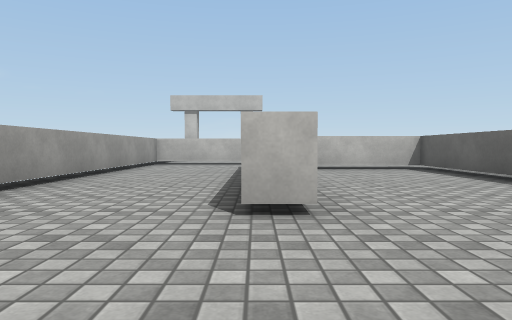
[1] (above)

21 first-person views from a walk through a scene from a Unity 3-D project. The camera is 0.26 m above the floor, tilts 2° down and sees 70° across. The floor is counted in squares, 0.5 m on a side. Each view is taken from the middle of a square. On the plan, view 1 faces up. The plan holds only what a view shows up to about 9 squares ahead; the rest is blank. Surface patterns are stand-ins for the level's own textures.

[2]
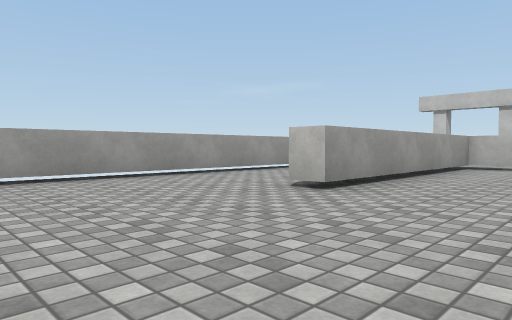

[3]
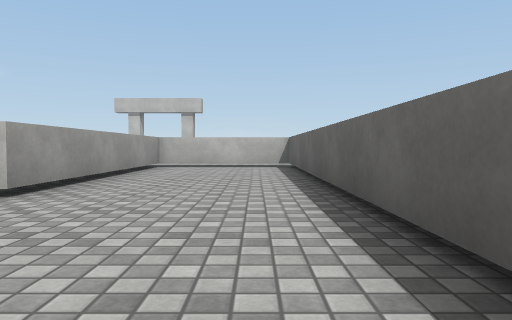

[4]
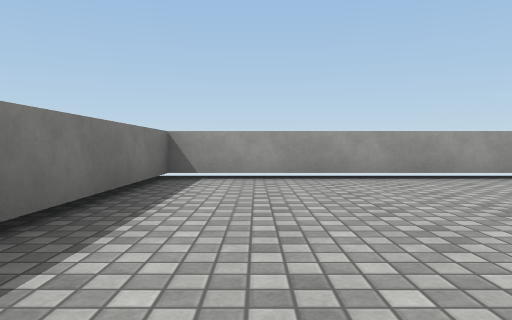

[5]
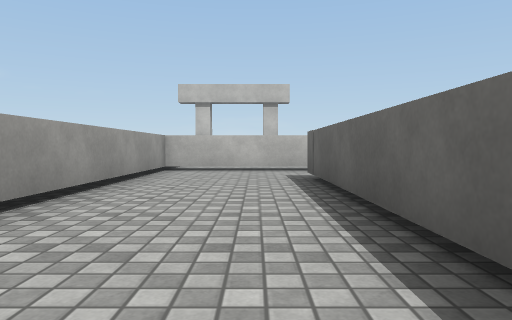

[6]
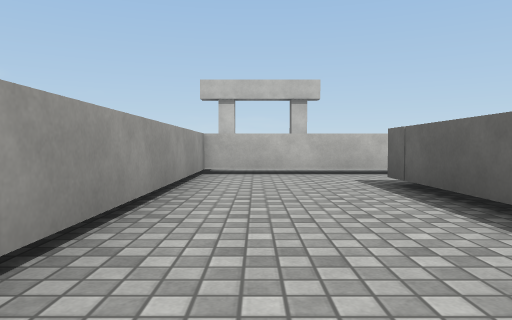

[7]
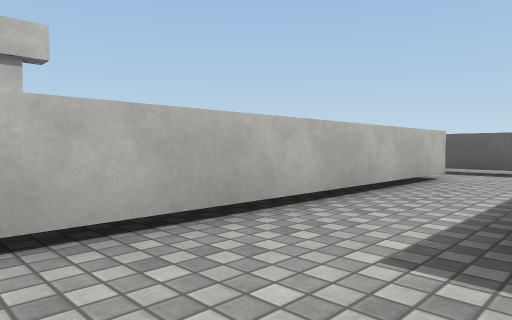

[8]
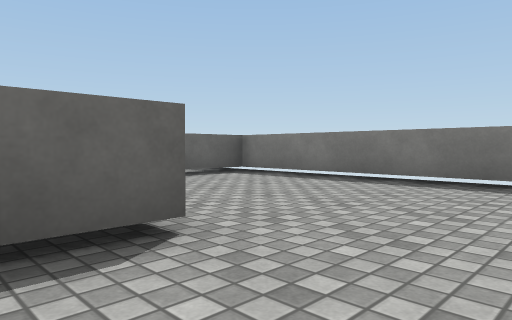

[9]
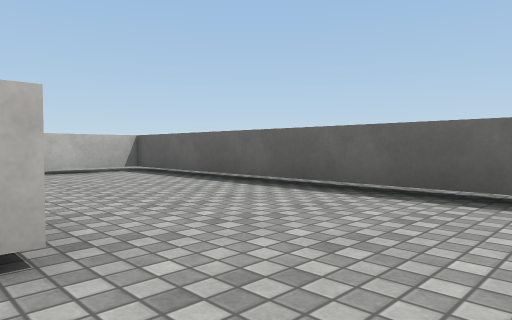

[10]
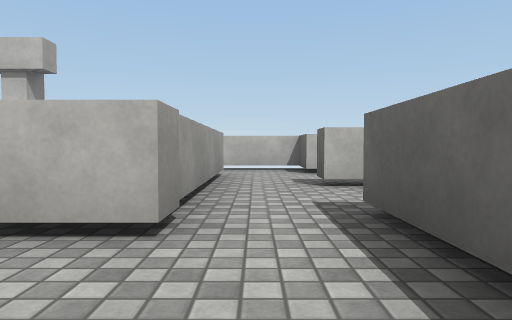

[11]
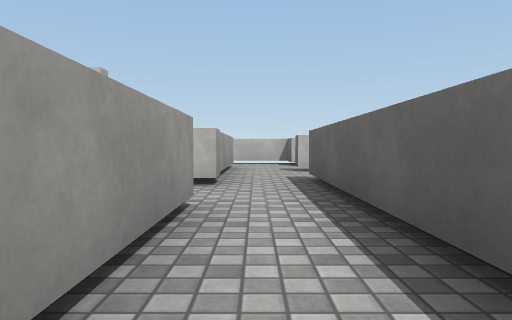

[12]
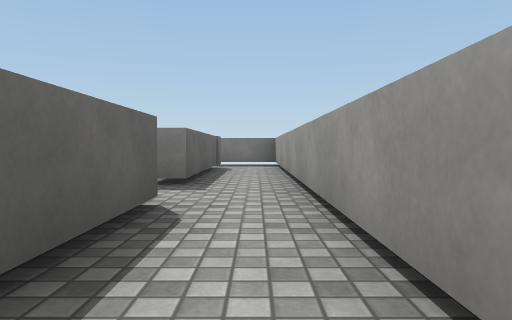

[13]
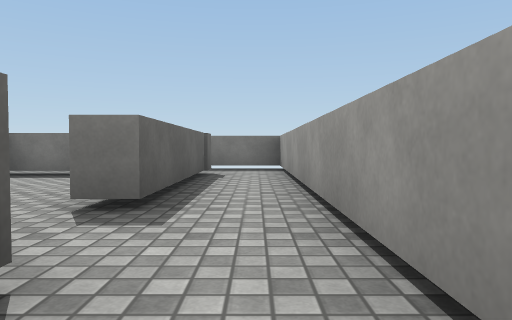

[14]
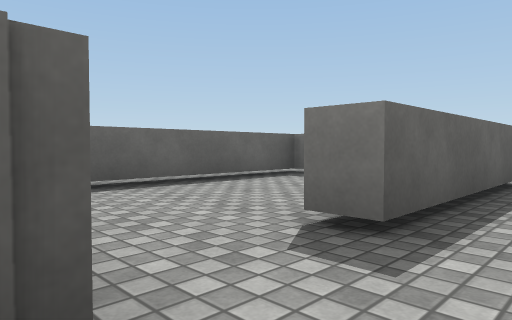

[15]
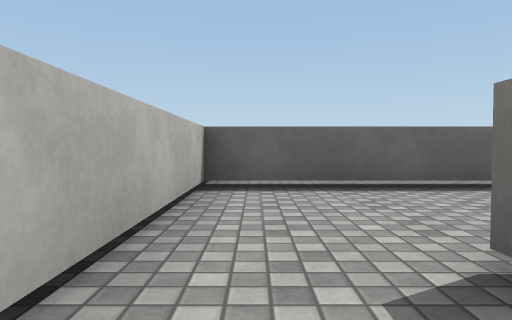

[16]
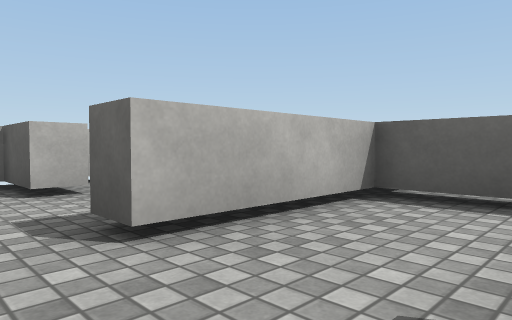

[17]
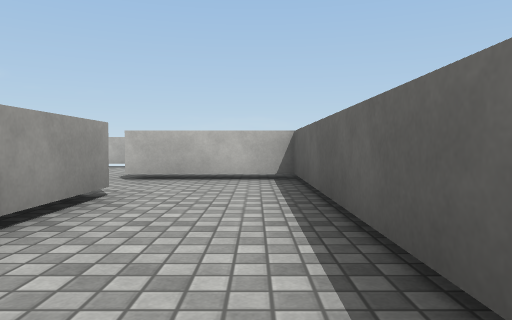

[18]
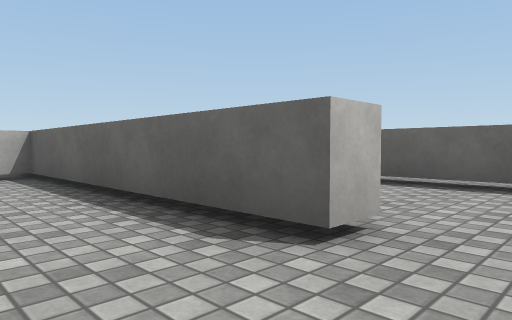

[19]
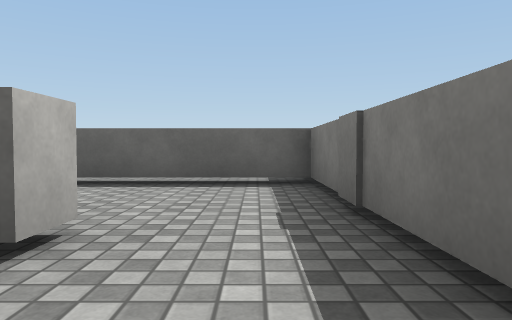

[20]
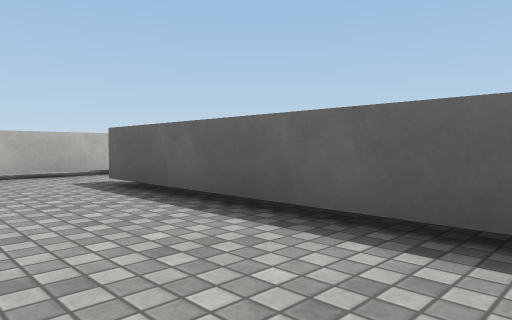

[21]
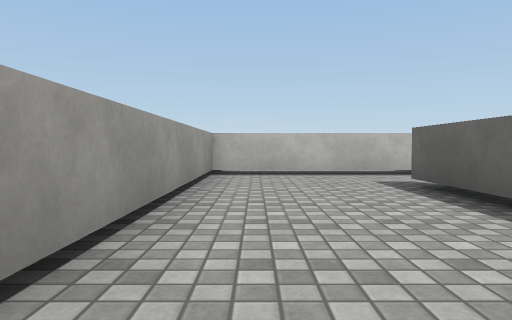

### Floor plan
Key: @ floor where view 1 was taken; # wall or solid block; . floor; T thing the floor can be seen under or through; B block.
Columns run from 3 left of view 1 to 13 right of it. Each row starts with its distance up from view 1.
 18        ####
 17        ..B.
 16        ..B.
 15        #.... ....
 14        #.####TTTT
 13  ....  #....#....
 12  ....  #....#..#
 11 #TTTT###.#..#..#
 10 #........#..#..#
  9 #..#####.#..#..#
  8 #..#...#.#.....#
  7 #..#...T.#.....#
  6 #..#...T.#######
  5 #..#...T.....T.
  4 #..#...T.#...T.
  3 #..#...T.#...T.
  2 #......T.#...T.
  1 #......T.# ..#.
  0 #..@...T.#####.
 -1 #......T..  ..
 -2 ##########

Positions as (right, up) in squares from view 1, and headings:
1: (0, 0), facing up
2: (3, -1), facing up-left
3: (3, -1), facing up
4: (3, 0), facing left
5: (-1, 3), facing up
6: (-2, 4), facing up
7: (-2, 9), facing up-right
8: (-2, 4), facing down-right
9: (0, 1), facing up-right
10: (5, 9), facing up
11: (5, 6), facing up
12: (5, 9), facing down
13: (5, 7), facing down
14: (5, 6), facing down-right
15: (5, 5), facing right
16: (5, 12), facing up-right
17: (8, 8), facing up
18: (7, 7), facing up-right
19: (7, 7), facing right
20: (10, 7), facing up-right
21: (10, 7), facing up
